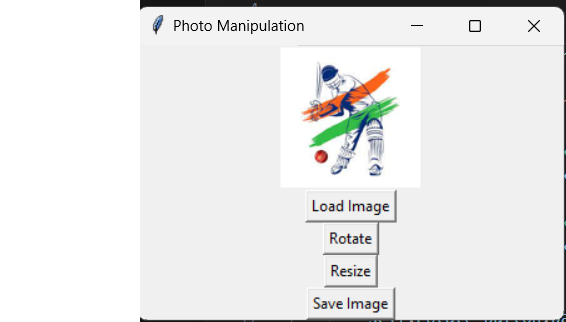

The Python source for this figure:
import tkinter as tk
from tkinter import filedialog, messagebox
from PIL import Image, ImageTk

class PhotoManipulationApp:
    def __init__(self, master):
        self.master = master
        self.master.title("Photo Manipulation")

        self.image_label = tk.Label(master)
        self.image_label.pack()

        self.load_button = tk.Button(master, text="Load Image", command=self.load_image)
        self.load_button.pack()

        self.rotate_button = tk.Button(master, text="Rotate", command=self.rotate_image)
        self.rotate_button.pack()

        self.resize_button = tk.Button(master, text="Resize", command=self.resize_image)
        self.resize_button.pack()

        self.save_button = tk.Button(master, text="Save Image", command=self.save_image)
        self.save_button.pack()

        self.image = None

    def load_image(self):
        file_path = filedialog.askopenfilename(filetypes=[("Image Files", "*.png;*.jpg;*.jpeg;*.gif")])
        if file_path:
            self.image = Image.open(file_path)
            self.display_image()

    def display_image(self):
        if self.image:
            self.photo = ImageTk.PhotoImage(self.image)
            self.image_label.config(image=self.photo)
            self.image_label.image = self.photo
        else:
            messagebox.showerror("Error", "No image loaded.")

    def rotate_image(self):
        if self.image:
            self.image = self.image.rotate(90)
            self.display_image()
        else:
            messagebox.showerror("Error", "No image loaded.")

    def resize_image(self):
        if self.image:
            width = int(self.image.width / 2)
            height = int(self.image.height / 2)
            self.image = self.image.resize((width, height))
            self.display_image()
        else:
            messagebox.showerror("Error", "No image loaded.")

    def save_image(self):
        if self.image:
            file_path = filedialog.asksaveasfilename(defaultextension=".png")
            if file_path:
                self.image.save(file_path)
                messagebox.showinfo("Success", "Image saved successfully.")
        else:
            messagebox.showerror("Error", "No image loaded.")

def main():
    root = tk.Tk()
    app = PhotoManipulationApp(root)
    root.mainloop()

if __name__ == "__main__":
    main()